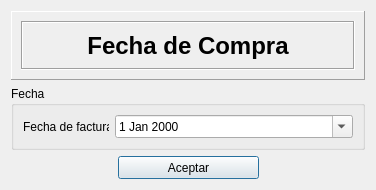
<?xml version="1.0" encoding="UTF-8"?>
<ui version="4.0">
 <class>DialogFechaFactura</class>
 <widget class="QDialog" name="DialogFechaFactura">
  <property name="geometry">
   <rect>
    <x>0</x>
    <y>0</y>
    <width>376</width>
    <height>177</height>
   </rect>
  </property>
  <property name="windowTitle">
   <string>Dialog</string>
  </property>
  <layout class="QGridLayout" name="gridLayout_3">
   <item row="0" column="0">
    <widget class="QFrame" name="frame">
     <property name="sizePolicy">
      <sizepolicy hsizetype="Expanding" vsizetype="Fixed">
       <horstretch>27</horstretch>
       <verstretch>0</verstretch>
      </sizepolicy>
     </property>
     <property name="minimumSize">
      <size>
       <width>276</width>
       <height>69</height>
      </size>
     </property>
     <property name="frameShape">
      <enum>QFrame::Panel</enum>
     </property>
     <property name="frameShadow">
      <enum>QFrame::Raised</enum>
     </property>
     <layout class="QVBoxLayout" name="verticalLayout_2">
      <item>
       <widget class="QFrame" name="frame_2">
        <property name="frameShape">
         <enum>QFrame::Box</enum>
        </property>
        <property name="frameShadow">
         <enum>QFrame::Sunken</enum>
        </property>
        <layout class="QGridLayout" name="gridLayout">
         <item row="0" column="0">
          <widget class="QLabel" name="label_2">
           <property name="text">
            <string>&lt;!DOCTYPE HTML PUBLIC &quot;-//W3C//DTD HTML 4.0//EN&quot; &quot;http://www.w3.org/TR/REC-html40/strict.dtd&quot;&gt;
&lt;html&gt;&lt;head&gt;&lt;meta name=&quot;qrichtext&quot; content=&quot;1&quot; /&gt;&lt;style type=&quot;text/css&quot;&gt;
p, li { white-space: pre-wrap; }
&lt;/style&gt;&lt;/head&gt;&lt;body style=&quot; font-family:'MS Shell Dlg 2'; font-size:8.25pt; font-weight:400; font-style:normal;&quot;&gt;
&lt;p align=&quot;center&quot; style=&quot; margin-top:0px; margin-bottom:0px; margin-left:0px; margin-right:0px; -qt-block-indent:0; text-indent:0px;&quot;&gt;&lt;span style=&quot; font-size:18pt; font-weight:600;&quot;&gt;Fecha de Compra&lt;/span&gt;&lt;/p&gt;&lt;/body&gt;&lt;/html&gt;</string>
           </property>
          </widget>
         </item>
        </layout>
       </widget>
      </item>
     </layout>
    </widget>
   </item>
   <item row="1" column="0">
    <widget class="QGroupBox" name="groupBox">
     <property name="title">
      <string>Fecha</string>
     </property>
     <layout class="QGridLayout" name="gridLayout_2">
      <item row="0" column="0">
       <layout class="QHBoxLayout" name="horizontalLayout">
        <item>
         <widget class="QLabel" name="label">
          <property name="sizePolicy">
           <sizepolicy hsizetype="Fixed" vsizetype="Fixed">
            <horstretch>0</horstretch>
            <verstretch>0</verstretch>
           </sizepolicy>
          </property>
          <property name="minimumSize">
           <size>
            <width>86</width>
            <height>13</height>
           </size>
          </property>
          <property name="maximumSize">
           <size>
            <width>86</width>
            <height>13</height>
           </size>
          </property>
          <property name="text">
           <string>Fecha de factura:</string>
          </property>
         </widget>
        </item>
        <item>
         <widget class="QDateEdit" name="deFecha">
          <property name="wrapping">
           <bool>false</bool>
          </property>
          <property name="calendarPopup">
           <bool>true</bool>
          </property>
         </widget>
        </item>
       </layout>
      </item>
     </layout>
    </widget>
   </item>
   <item row="2" column="0">
    <layout class="QHBoxLayout" name="horizontalLayout_2">
     <item>
      <spacer name="horizontalSpacer">
       <property name="orientation">
        <enum>Qt::Horizontal</enum>
       </property>
       <property name="sizeHint" stdset="0">
        <size>
         <width>40</width>
         <height>20</height>
        </size>
       </property>
      </spacer>
     </item>
     <item>
      <widget class="QPushButton" name="pbAceptar">
       <property name="sizePolicy">
        <sizepolicy hsizetype="Fixed" vsizetype="Fixed">
         <horstretch>0</horstretch>
         <verstretch>0</verstretch>
        </sizepolicy>
       </property>
       <property name="minimumSize">
        <size>
         <width>141</width>
         <height>23</height>
        </size>
       </property>
       <property name="maximumSize">
        <size>
         <width>141</width>
         <height>23</height>
        </size>
       </property>
       <property name="text">
        <string>Aceptar</string>
       </property>
      </widget>
     </item>
     <item>
      <spacer name="horizontalSpacer_2">
       <property name="orientation">
        <enum>Qt::Horizontal</enum>
       </property>
       <property name="sizeHint" stdset="0">
        <size>
         <width>40</width>
         <height>20</height>
        </size>
       </property>
      </spacer>
     </item>
    </layout>
   </item>
  </layout>
 </widget>
 <resources/>
 <connections/>
</ui>
